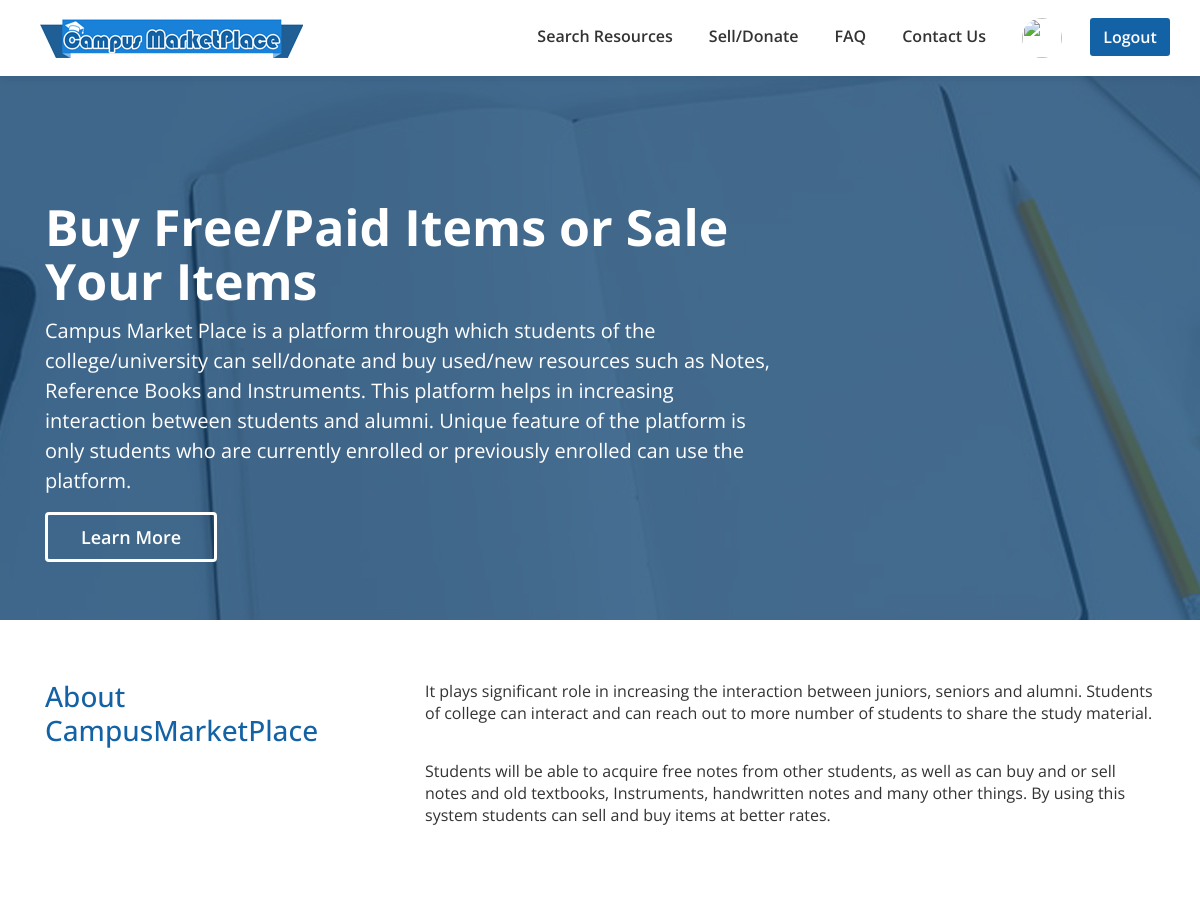
The page / (signed in, upper part) on the database as committed earlier.
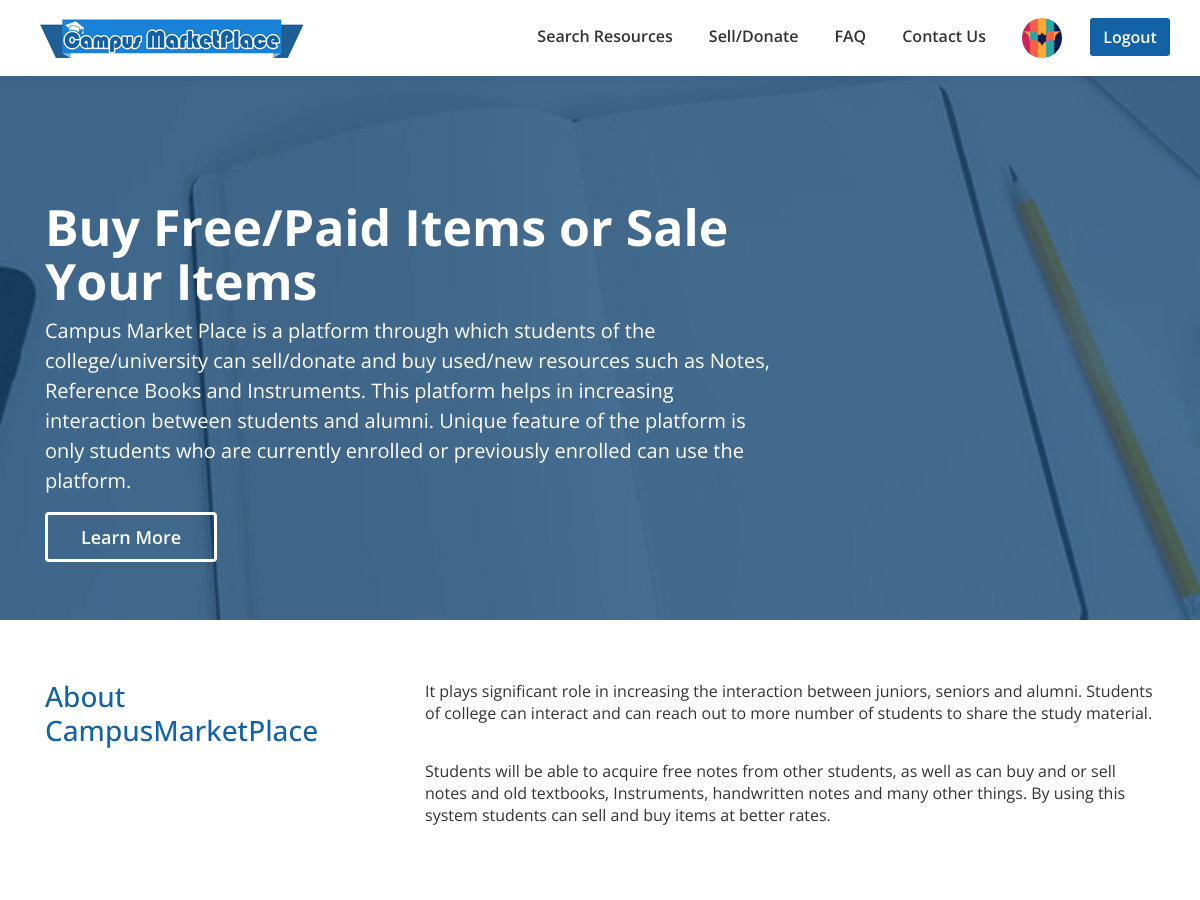
The same page on the database as committed later.
### CMPApp/models.py (models this page shows, shortened)
class UserProfile(AbstractBaseUser,PermissionsMixin):
    email = models.EmailField(max_length=255,unique=True)
    fname = models.CharField(max_length=20,blank=False,null=False)
    lname = models.CharField(max_length=20,blank=False,null=True)
    enroll = models.CharField(max_length=12,blank=False,null=True)
    dept = models.CharField(max_length=10,blank=False,null=True)
    grad_year = models.IntegerField(blank=False,null=True)
    password = models.CharField(max_length=20)
    verification_code = models.CharField(max_length=50,blank=True,null=True)
    is_Email_Verified = models.BooleanField(default=False)
    avtar = models.ImageField(upload_to='user_image/',blank=True)
    is_active=models.BooleanField(default=True)
    is_staff=models.BooleanField(default=False)
    objects = UserProfileManager()
    USERNAME_FIELD = 'email'
    REQUIRED_FIELDS = ['fname']

### CMPApp/views.py (the view)
# urls.py: 2. Add a URL to urlpatterns:  path('', views.home, name='home')
def home(request):
    if request.method == 'GET':
        return render(request, 'homepage.html')

### CMPApp/templates/homepage.html (shortened to what the changed rows need)
{% load static %}
<!DOCTYPE html>
<html lang="en">
<head>
    <link rel="stylesheet" href="{% static 'css/font-awesome/css/font-awesome.min.css' %}">
    <link rel="stylesheet" href="{% static 'css/bootstrap/bootstrap.min.css' %}">
    <link rel="stylesheet" href="{% static 'css/style.css' %}">
    <link rel="stylesheet" href="{% static 'css/responsive.css' %}">
</head>
<body id="home" data-spy="scroll" data-target=".navbar" data-offset="65">
    <header>
        <nav class="navbar navbar-expand-lg white-nav-top fixed-top">
            <div class="container top-navbar-container">
                <div class="collapse navbar-collapse justify-content-end" id="collapsibleNavbar">
                    <ul class="navbar-nav">
                        {% if user.is_authenticated %}
                        <li class="nav-item">
                            <div class="dropdown">
                              {% if user.avtar %}
                                <button class="profile-btn-style nav-link" type="button" id="dropdownMenuButton" data-toggle="dropdown" aria-haspopup="true" aria-expanded="false">
                                    <img src="{{user.avtar.url}}" class="nav-user-image">
                                </button>
                                {% else %}
                                <button class="profile-btn-style nav-link" type="button" id="dropdownMenuButton" data-toggle="dropdown" aria-haspopup="true" aria-expanded="false">
                                    <img src="{% static 'images/customers/customer-1.png' %}" class="nav-user-image">
                                </button>
                                {% endif %}
                            </div>
                        </li>
                        {% endif %}
                    </ul>
                </div>
            </div>
        </nav>
    </header>
</body>
</html>

Rows that differ between the two databases and show on the page:
now on this page (row edited): UserProfile: avtar (picture)
changed UserProfile: avtar empty → "Batman 02.jpg" (drawn)
